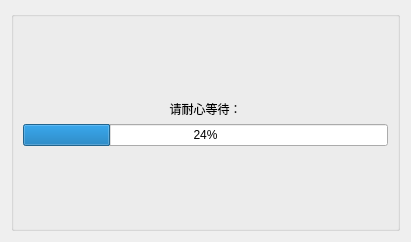
<?xml version="1.0" encoding="UTF-8"?>
<ui version="4.0">
 <class>Dialog</class>
 <widget class="QDialog" name="Dialog">
  <property name="geometry">
   <rect>
    <x>0</x>
    <y>0</y>
    <width>411</width>
    <height>242</height>
   </rect>
  </property>
  <property name="windowTitle">
   <string>批量保存</string>
  </property>
  <layout class="QVBoxLayout" name="verticalLayout">
   <item>
    <widget class="QGroupBox" name="groupBox">
     <property name="title">
      <string/>
     </property>
     <layout class="QVBoxLayout" name="verticalLayout_2">
      <item>
       <spacer name="verticalSpacer_2">
        <property name="orientation">
         <enum>Qt::Vertical</enum>
        </property>
        <property name="sizeHint" stdset="0">
         <size>
          <width>20</width>
          <height>40</height>
         </size>
        </property>
       </spacer>
      </item>
      <item>
       <widget class="QLabel" name="label">
        <property name="layoutDirection">
         <enum>Qt::LeftToRight</enum>
        </property>
        <property name="styleSheet">
         <string notr="true">font: 14pt &quot;新宋体&quot;;</string>
        </property>
        <property name="text">
         <string>请耐心等待：</string>
        </property>
        <property name="alignment">
         <set>Qt::AlignCenter</set>
        </property>
       </widget>
      </item>
      <item>
       <widget class="QProgressBar" name="progressBar">
        <property name="value">
         <number>24</number>
        </property>
       </widget>
      </item>
      <item>
       <spacer name="verticalSpacer">
        <property name="orientation">
         <enum>Qt::Vertical</enum>
        </property>
        <property name="sizeHint" stdset="0">
         <size>
          <width>20</width>
          <height>40</height>
         </size>
        </property>
       </spacer>
      </item>
     </layout>
    </widget>
   </item>
  </layout>
 </widget>
 <resources/>
 <connections/>
</ui>
